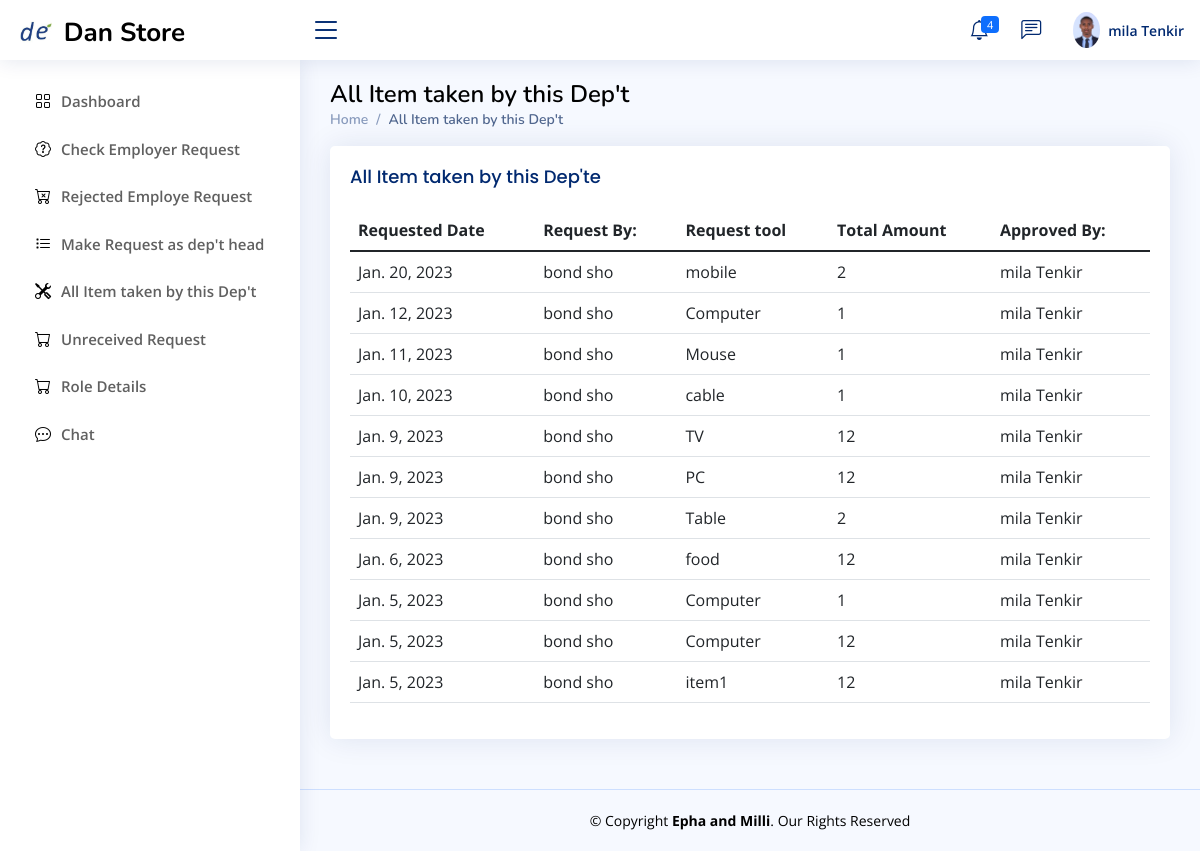
The page /department_head/all_item_taken_by (signed in) on the database as committed earlier.
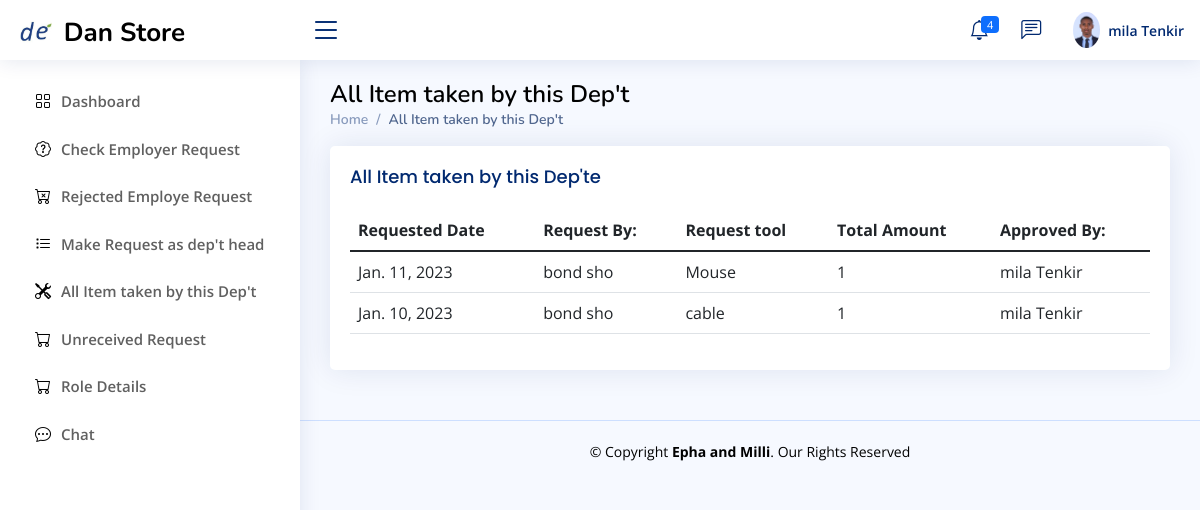
The same page on the database as committed later.
### Store_manager/models.py (models this page shows, shortened)
class employe_request_form1_permanent(models.Model):
    store_Keeper_action_choice=(
        ('Pending','Pending'),
        ('Allowed','Allowed'),
        ('Reject','Reject'),
        ('Received ','Received'),
    )
    dept_head_action_choice=(
        ('Pending','Pending'),
        ('Approved','Approved'),
        ('Rejected','Rejected'),
    )
    Recival_status=(
        ('Received ','Received'),
        ('Not_Received ','Not_Received'),
        ('Returned','Returned'),
    )
    request_store=models.ForeignKey(allStore,null=True,blank=True,on_delete=models.CASCADE)
    date=models.DateField(auto_now_add=True,null=True)
    dept_head_Action=models.CharField(max_length=200,null=True,choices=dept_head_action_choice,default='Pending')
    Store_Keeper_Action=models.CharField(max_length=200,null=True,choices=store_Keeper_action_choice,default='Pending')
    Recival_status_by_Employer=models.CharField(max_length=200,null=True,choices=Recival_status)
    Request_by=models.CharField(max_length=100,null=True,blank=True)
    Department=models.CharField(max_length=100,null=True,blank=True)
    checkd_by=models.ForeignKey(employ,null=True,blank=True,on_delete=models.CASCADE)
    Description=models.CharField(max_length=100,null=True,blank=True)
    unit=models.CharField(max_length=100,null=True,blank=True)
    req_qty=models.CharField(max_length=100,null=True,blank=True)
    Remark=models.CharField(max_length=100,null=True,blank=True)
    note=models.TextField(max_length=100,null=True,blank=True)

class employ(models.Model):
    user=models.ForeignKey(User,null=True,blank=True,on_delete=models.CASCADE)
    role= models.CharField(max_length=200,null=True,blank=True)
    profile_pic=models.ImageField(null=True,blank=True, upload_to='Profile/')
    Full_Name=models.CharField(max_length=300, null=True)
    gender = models.CharField(max_length=20,null=True,blank=True)
    phone1 = models.CharField(max_length=200, null=True)
    phone2 = models.CharField(max_length=200, null=True)
    facebook = models.CharField(max_length=200, null=True,blank=True)
    telegram = models.CharField(max_length=200, null=True,blank=True)
    instagram = models.CharField(max_length=200, null=True,blank=True)
    about = models.TextField(max_length=500, null=True)
    address = models.CharField(max_length=200, null=True)
    inDepartment = models.CharField(max_length=300,null=True)
    date_created = models.DateTimeField(auto_now_add=True, null=True)
    Thechnologist =models.BooleanField(blank=True,null=True,default=False)
    accessStore=models.ForeignKey(allStore,null=True,blank=True,on_delete=models.CASCADE)
    Titel = models.CharField(max_length=20,null=True,blank=True)
    Filed_Study = models.CharField(max_length=20,null=True,blank=True)
    Collage = models.CharField(max_length=20,null=True,blank=True)
    grade=models.CharField(max_length=20,null=True,blank=True)
    Year_Graguation = models.DateField(null=True,blank=True)
    Document=models.FileField(null=True,blank=True,upload_to="File/Document")

### Department_Head/views.py (the view)
# urls.py: path('all_item_taken_by',views.all_item_taken_by,name="all_item_taken_by"),
def all_item_taken_by(request):
    users = User.objects.get(id=request.user.id)
    re_employ=employ.objects.get(user=users)
    admin = re_employ
    checkd_by=re_employ
    Request_by=re_employ.Full_Name
    requ_by_dept_recv=dept_request_form1_permanent.objects.filter (Q(Request_by=Request_by) & Q(Store_Keeper_Action="Allowed")).order_by("-id")
    requ_by_emp_recv=employe_request_form1_permanent.objects.filter(Q(checkd_by=checkd_by) & Q(Store_Keeper_Action="Allowed")).order_by("-id")
    all_receved_req=list(chain(requ_by_dept_recv, requ_by_emp_recv))
    context={
        'admin':admin,
        'all_receved_req':all_receved_req,
    }
    return render(request,'Department_head/all_item_taken_by.html',context)

### Templates/Department_head/all_item_taken_by.html
{% extends 'Department_head/D_base.html' %}
{% block d_head  %}
<main id="main" class="main">
    <div class="pagetitle">
      <h1 style="color: black">All Item taken by this Dep't</h1>
      <nav>
        <ol class="breadcrumb">
          <li class="breadcrumb-item"><a href="{% url 'dept-dashboard' %}">Home</a></li>
          <li class="breadcrumb-item active">All Item taken by this Dep't</li>
        </ol>
      </nav>
    </div>
    <section class="section">
        <div class="row">
          <div class="col-lg-12">
            <div class="card recent-sales overflow-auto">
                <div class="card-body">
                  <h5 class="card-title">All Item taken by this Dep'te</h5>
                  <table class="table datatable">
                    <thead>
                      <tr>
                        <th scope="col">Requested Date</th>
                        <th scope="col">Request By:</th>
                        <th scope="col">Request tool</th>
                        <th scope="col">Total Amount</th>
                        <th scope="col">Approved By:</th>
                      </tr>
                    </thead>
                    <tbody>
                      {% for request in all_receved_req %}
                      <tr>
                        <td>{{request.date}}</td>
                        <td>{{request.Request_by}}</td>
                        <td>{{request.Description}}</td>
                        <td>{{request.req_qty}}</td>
                        <td>{{request.checkd_by.Full_Name}}</td>
                      </tr>
                     {% endfor %}
                    </tbody>
                  </table>
                </div>
              </div>
         </div>
    </section>
  </main>
{% endblock %}

Rows that differ between the two databases and show on the page:
no longer on this page (row edited): employe_request_form1_permanent: date "Jan. 20, 2023", Request_by "bond sho", Description "mobile", req_qty "2", checkd_by.Full_Name "mila Tenkir"
no longer on this page (row edited): employe_request_form1_permanent: date "Jan. 12, 2023", Request_by "bond sho", Description "Computer", req_qty "1", checkd_by.Full_Name "mila Tenkir"
removed employe_request_form1_permanent: date "Jan. 9, 2023", Request_by "bond sho", Description "TV", req_qty "12", checkd_by.Full_Name "mila Tenkir"
removed employe_request_form1_permanent: date "Jan. 9, 2023", Request_by "bond sho", Description "PC", req_qty "12", checkd_by.Full_Name "mila Tenkir"
removed employe_request_form1_permanent: date "Jan. 9, 2023", Request_by "bond sho", Description "Table", req_qty "2", checkd_by.Full_Name "mila Tenkir"
removed employe_request_form1_permanent: date "Jan. 6, 2023", Request_by "bond sho", Description "food", req_qty "12", checkd_by.Full_Name "mila Tenkir"
removed employe_request_form1_permanent: date "Jan. 5, 2023", Request_by "bond sho", Description "Computer", req_qty "1", checkd_by.Full_Name "mila Tenkir"
removed employe_request_form1_permanent: date "Jan. 5, 2023", Request_by "bond sho", Description "Computer", req_qty "12", checkd_by.Full_Name "mila Tenkir"
removed employe_request_form1_permanent: date "Jan. 5, 2023", Request_by "bond sho", Description "item1", req_qty "12", checkd_by.Full_Name "mila Tenkir"
